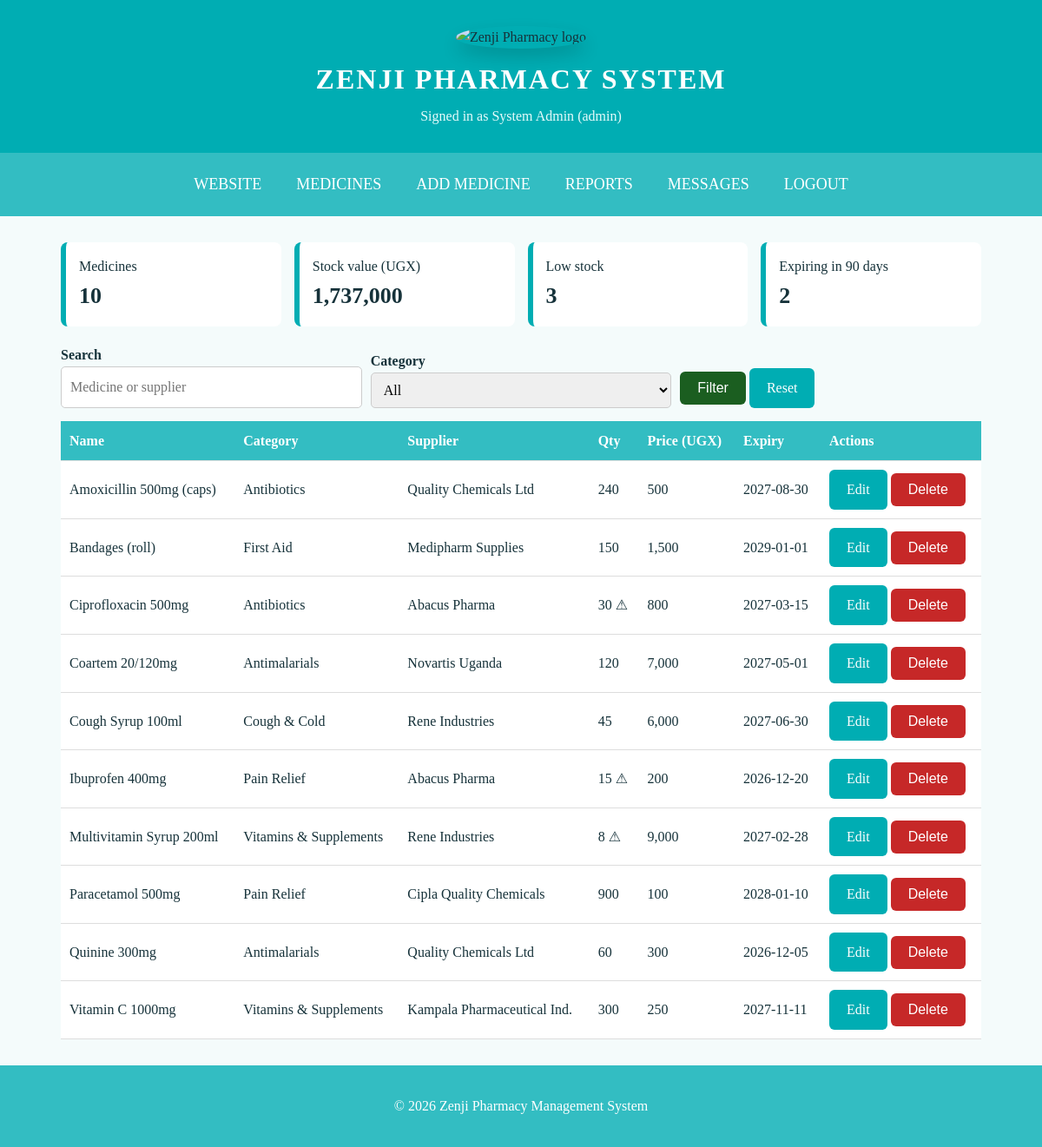
/dashboard.php (signed in), run on the app's committed database.
### tables this page shows
CREATE TABLE medicines (
  id INT AUTO_INCREMENT PRIMARY KEY,
  name VARCHAR(120) NOT NULL,
  category_id INT NOT NULL,
  supplier VARCHAR(120) NOT NULL,
  quantity INT NOT NULL DEFAULT 0,
  reorder_level INT NOT NULL DEFAULT 10,
  unit_price DECIMAL(12,2) NOT NULL,
  expiry_date DATE NOT NULL,
  created_by INT NULL,
  created_at TIMESTAMP DEFAULT CURRENT_TIMESTAMP,
  updated_at TIMESTAMP DEFAULT CURRENT_TIMESTAMP ON UPDATE CURRENT_TIMESTAMP,
  FOREIGN KEY (category_id) REFERENCES categories(id),
  FOREIGN KEY (created_by) REFERENCES users(id) ON DELETE SET NULL
);

CREATE TABLE categories (
  id INT AUTO_INCREMENT PRIMARY KEY,
  name VARCHAR(80) NOT NULL UNIQUE
);

### auth.php (called while the page is built, shortened)
<?php
function e($s) { return htmlspecialchars((string)$s, ENT_QUOTES, 'UTF-8'); }

### dashboard.php (the view, shortened to what this page needs)
<?php
require 'includes/auth.php';
require 'includes/connect.php';
$q = trim($_GET['q'] ?? '');
$sql = "SELECT m.*, c.name AS category FROM medicines m JOIN categories c ON c.id = m.category_id WHERE 1";
$sql .= " ORDER BY m.name";
$stmt = mysqli_prepare($conn, $sql);
mysqli_stmt_execute($stmt);
$result = mysqli_stmt_get_result($stmt);
$rows = mysqli_fetch_all($result, MYSQLI_ASSOC);
$stats_query = "SELECT COUNT(*) total, COALESCE(SUM(quantity*unit_price),0) value,
  SUM(quantity <= reorder_level) low, SUM(expiry_date < DATE_ADD(CURDATE(), INTERVAL 90 DAY)) expiring FROM medicines";
$stats_result = mysqli_query($conn, $stats_query);
$stats = mysqli_fetch_assoc($stats_result);
require 'includes/app_header.php';
?>
<div class="stats">
  <div class="stat">Medicines<b><?= (int)$stats['total'] ?></b></div>
  <div class="stat">Stock value (UGX)<b><?= number_format($stats['value']) ?></b></div>
  <div class="stat">Low stock<b><?= (int)$stats['low'] ?></b></div>
  <div class="stat">Expiring in 90 days<b><?= (int)$stats['expiring'] ?></b></div>
</div>
<form class="filters" method="get">
  <div><label>Search</label><input name="q" value="<?= e($q) ?>" placeholder="Medicine or supplier"></div>
  <div><label>Category</label><select name="category"><option value="">All</option>
  </select></div>
  <div><button class="btn">Filter</button> <a class="btn secondary" href="dashboard.php">Reset</a></div>
</form>
<table>
  <tr><th>Name</th><th>Category</th><th>Supplier</th><th>Qty</th><th>Price (UGX)</th><th>Expiry</th><th>Actions</th></tr>
  <?php foreach ($rows as $r): ?>
  <tr>
    <td><?= e($r['name']) ?></td><td><?= e($r['category']) ?></td><td><?= e($r['supplier']) ?></td>
    <td><?= (int)$r['quantity'] ?><?= $r['quantity'] <= $r['reorder_level'] ? ' ⚠' : '' ?></td>
    <td><?= number_format($r['unit_price']) ?></td><td><?= e($r['expiry_date']) ?></td>
    <td>
      <a class="btn secondary" href="edit.php?id=<?= $r['id'] ?>">Edit</a>
      <?php if ($_SESSION['role'] === 'admin'): ?>
      <form class="confirm-delete" action="delete.php" method="post" style="display:inline">
        <button class="btn danger">Delete</button>
      </form>
      <?php endif; ?>
    </td>
  </tr>
  <?php endforeach; if (!$rows) echo '<tr><td colspan="7">No medicines found.</td></tr>'; ?>
</table>
<?php require 'includes/app_footer.php'; ?>

### app_header.php (shortened to what this page needs)
<!DOCTYPE html>
<html lang="en">
<head>
  <link rel="stylesheet" href="css/style.css">
</head>
<body>
<header>
  <img src="images/logo.jpg" alt="Zenji Pharmacy logo" class="logo" style="width:90px;height:90px">
  <h1 style="font-size:32px">ZENJI PHARMACY SYSTEM</h1>
  <p class="tagline">Signed in as <?= e($_SESSION['full_name']) ?> (<?= e($_SESSION['role']) ?>)</p>
  <nav>
    <a href="index1.html">WEBSITE</a>
    <a href="dashboard.php">MEDICINES</a>
    <a href="add.php">ADD MEDICINE</a>
    <a href="reports.php">REPORTS</a>
    <?php if ($_SESSION['role'] === 'admin'): ?><a href="messages.php">MESSAGES</a><?php endif; ?>
    <a href="logout.php">LOGOUT</a>
  </nav>
</header>
<main>

### app_footer.php (shortened to what this page needs)
</main>
<footer><p>&copy; 2026 Zenji Pharmacy Management System</p></footer>
</body>
</html>

### style.css (style rules this page uses)
* { box-sizing:border-box }
body { margin:0;font-family:Georgia,"Times New Roman",serif;color:#16323a;background:#f4fbfb;line-height:1.6 }
header { text-align:center;background:#00adb3;padding:30px 0 0 }
.logo { width:160px;height:160px;border-radius:50%;object-fit:cover;box-shadow:0 10px 20px rgba(0,0,0,.15);transition:transform .3s }
header h1 { margin:10px 0 0;color:#fff;font-size:48px;letter-spacing:2px }
header .tagline { color:#e6fbfb;margin:4px 0 0 }
nav { display:flex;flex-wrap:wrap;justify-content:center;gap:10px;background:#33bdc2;padding:14px 0;margin-top:30px }
nav a { text-decoration:none;font-size:18px;padding:8px 15px;color:#fff;border-radius:6px }
main { max-width:1100px;margin:0 auto;padding:30px 20px;min-height:60vh }
.btn { display:inline-block;background:#1B5E20;color:#fff;padding:10px 20px;border:none;border-radius:6px;cursor:pointer;text-decoration:none;font-size:16px }
.btn.secondary { background:#00adb3 }
.btn.danger { background:#c62828 }
label { font-weight:bold }
input,textarea,select { width:100%;padding:10px;margin:5px 0 15px;border:1px solid #ccc;border-radius:5px;font:inherit }
table { width:100%;border-collapse:collapse;background:#fff }
th,td { padding:10px;border-bottom:1px solid #ddd;text-align:left }
th { background:#33bdc2;color:#fff }
.filters { display:flex;flex-wrap:wrap;gap:10px;align-items:end;margin-bottom:15px }
.filters>* { flex:1;min-width:150px }
.filters input,.filters select { margin:0 }
.stats { display:grid;grid-template-columns:repeat(auto-fit,minmax(180px,1fr));gap:15px;margin-bottom:20px }
.stat { background:#fff;border-left:6px solid #00adb3;padding:15px;border-radius:8px }
.stat b { font-size:26px;display:block }
footer { text-align:center;background:#33bdc2;color:#fff;padding:18px }

### data on the page
medicines: name "Amoxicillin 500mg (caps)", category.name "Antibiotics", supplier "Quality Chemicals Ltd", quantity "240", unit_price "500", expiry_date "2027-08-30"
medicines: name "Bandages (roll)", category.name "First Aid", supplier "Medipharm Supplies", quantity "150", unit_price "1,500", expiry_date "2029-01-01"
medicines: name "Ciprofloxacin 500mg", category.name "Antibiotics", supplier "Abacus Pharma", quantity "30", unit_price "800", expiry_date "2027-03-15"
medicines: name "Coartem 20/120mg", category.name "Antimalarials", supplier "Novartis Uganda", quantity "120", unit_price "7,000", expiry_date "2027-05-01"
medicines: name "Cough Syrup 100ml", category.name "Cough & Cold", supplier "Rene Industries", quantity "45", unit_price "6,000", expiry_date "2027-06-30"
medicines: name "Ibuprofen 400mg", category.name "Pain Relief", supplier "Abacus Pharma", quantity "15", unit_price "200", expiry_date "2026-12-20"
medicines: name "Multivitamin Syrup 200ml", category.name "Vitamins & Supplements", supplier "Rene Industries", quantity "8", unit_price "9,000", expiry_date "2027-02-28"
medicines: name "Paracetamol 500mg", category.name "Pain Relief", supplier "Cipla Quality Chemicals", quantity "900", unit_price "100", expiry_date "2028-01-10"
medicines: name "Quinine 300mg", category.name "Antimalarials", supplier "Quality Chemicals Ltd", quantity "60", unit_price "300", expiry_date "2026-12-05"
medicines: name "Vitamin C 1000mg", category.name "Vitamins & Supplements", supplier "Kampala Pharmaceutical Ind.", quantity "300", unit_price "250", expiry_date "2027-11-11"

### other printed values
$_SESSION['full_name'] "System Admin"
$_SESSION['role'] "admin"
$stats['total'] "10"
$stats['value'] "1,737,000"
$stats['low'] "3"
$stats['expiring'] "2"
